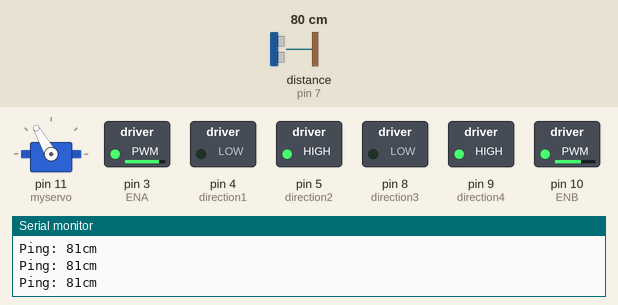
Bench run of a sketch on a simulated Arduino Uno, built with avr-gcc and run on an emulated ATmega328P. Parts: servo, switched loads named in the sketch (green lamp = pin HIGH), the last lines printed to the serial monitor. The inputs (shaded band) are chosen by the test bench; at power-on: distance to the obstacle (sensor on pin 7) 80 cm. The echo pulse lasts 58.3 µs per cm.

Above: at 2.53 s.
2.8 s: distance to the obstacle (sensor on pin 7) set to 27 cm
5.8 s: distance to the obstacle (sensor on pin 7) set to 22 cm
At 6.04 s:
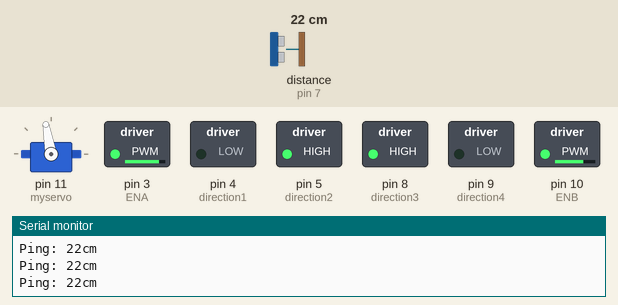
8.8 s: distance to the obstacle (sensor on pin 7) set to 2 cm
At 9.9 s:
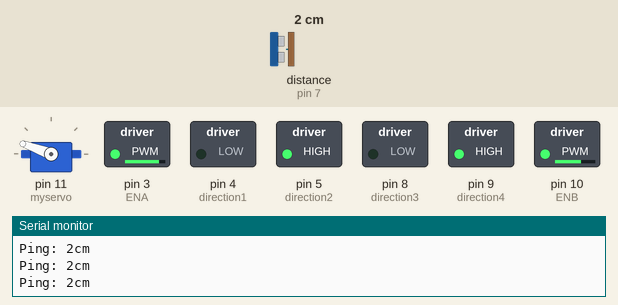
11.8 s: distance to the obstacle (sensor on pin 7) set to 9 cm
At 12.16 s:
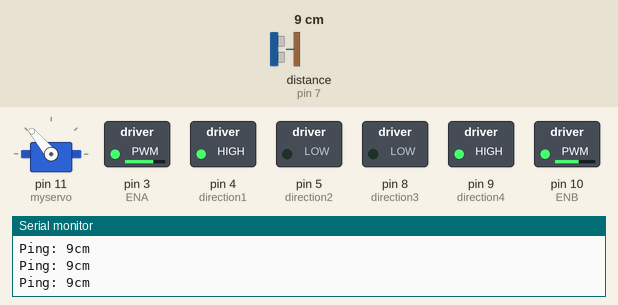
14.8 s: distance to the obstacle (sensor on pin 7) set to 18 cm
At 15.08 s:
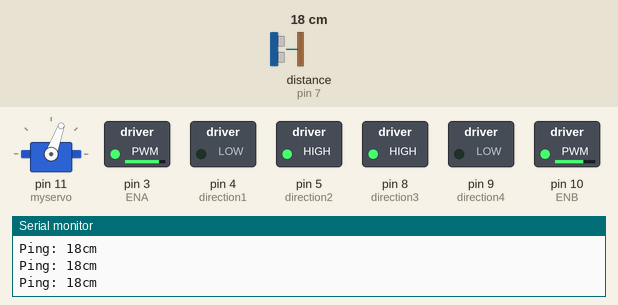
17.8 s: distance to the obstacle (sensor on pin 7) set to 35 cm
At 18.56 s:
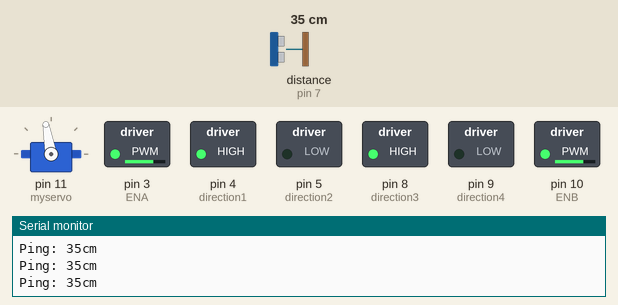
Timing chart, 0 to 31.8 s (numbered marks = the images above; inputs shaded):
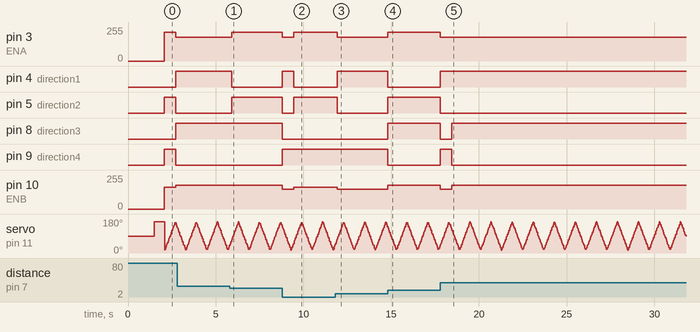

The sketch:

vxd_code_v2.0.ino
```cpp
#include <NewPing.h>  //library for the SR04 ultrasonic sensor

#include <Servo.h>    //servo library, SR04 is mounted on this servo


Servo myservo;


#define TRIGGER_PIN  6  //using analog pins as digital for SR04 sensor

#define ECHO_PIN     7  //because I just happened to plug them in here

#define MAX_DISTANCE 200


NewPing sonar(TRIGGER_PIN, ECHO_PIN, MAX_DISTANCE);


#define runEvery(t) for (static typeof(t) _lasttime;(typeof(t))((typeof(t))millis() - _lasttime) > (t);_lasttime += (t))


const int ENA = 3;        //enable motor 1 = pin 1 of L293D

const int direction1 = 4;//direcion motor 1 = pin 2 of L293D

const int direction2 = 5;

const int ENB = 10;        //enable motor 2 = pin 9 of L293D

const int direction3 = 8; //direction motor 2 = pin 15 of L293D

const int direction4 = 9;


int uS;                  //value of SR04 ultrasonic sensor

int distance;            //distance in cm of ultrasonic sensor

int pos = 90;            //start position of servo = 90

int servoDirection = 0;  // sweeping left or right

int robotDirection = 0;  //0 = forward, 1 = backward, 2 = left, 3 = right

int lastRobotDirection;  //last direction of the robot

int distanceCenter;

int distanceLeft;

int distanceRight;

int servoDelay = 20; //with this parameter you can change the sweep speed of the servo

const int speedLeft = 180; //there seems to be a bit of a difference between these cheap motors <img draggable="false" class="emoji" alt="🙁" src="https://s.w.org/images/core/emoji/2/svg/1f641.svg">

const int speedRight = 180; //this motor needs a bit more voltage to keep up with the other

long previousMillis = 0;

const int interval = 650; //interval to switch between the robotDirection, this value will determine

//how long the robot will turn left/right when it detects an obstacle


void setup() {

  pinMode(ENA, OUTPUT);

  pinMode(direction1, OUTPUT);

  pinMode(direction2, OUTPUT);

  pinMode(ENB, OUTPUT);

  pinMode(direction3, OUTPUT);

  pinMode(direction4, OUTPUT);

  analogWrite(ENA, 0);

  analogWrite(ENB, 0);


  Serial.begin(9600); //to use the serial monitor

  myservo.attach(11); //servo on pin 8

  myservo.write(pos); //center servo

  delay(1500); // delay so we have some time to put the robot on the floor

}


void loop() {


  sweepServo(); //function to sweep the servo

  getDistance();  //function to get the distance from the ultrasonic sensor

    if (pos >= 15 && pos <= 45)

  {

    distanceRight = distance;  //servo is to the right so measured distance = distanceRight

  }

  if (pos >= 135 && pos <= 165)

  {

    distanceLeft = distance; //servo is to the left so measured distance = distanceLeft

  }

  if (pos > 70 && pos < 110)

  {

    distanceCenter = distance; //servo is centred so measured distance = distanceCenter

  }

  if (distanceCenter >= 25)    // coast is clear, full power forward

  {

    robotDirection = 0;        //move forward

  }

  else   //obstacle detected, turn left or right?

  {

    if (distanceLeft > distanceRight)

    {

      robotDirection = 2; //turn left

    }

    if (distanceLeft < distanceRight)

    {

      robotDirection = 3; //turn right

    }

    if (distanceLeft <= 5 && distanceCenter <= 5 || distanceRight <= 5 && distanceCenter <= 5)

    {

      robotDirection = 1;  // we are stuck, lets try and backup

    }

  }

  unsigned long currentMillis = millis();  //set a timer

  if(robotDirection == 0 && robotDirection == lastRobotDirection)

  {

    forward();

    lastRobotDirection = robotDirection;

  }

  if(robotDirection == 0 && robotDirection != lastRobotDirection && currentMillis - previousMillis > interval )

  {

    forward();
    lastRobotDirection = robotDirection;

    previousMillis = currentMillis;

  }

  if(robotDirection == 1 && robotDirection == lastRobotDirection)

  {

    backward();

    lastRobotDirection = robotDirection;

  }

  if(robotDirection == 1 && robotDirection != lastRobotDirection && currentMillis - previousMillis > interval )

  {

    backward();

    lastRobotDirection = robotDirection;

    previousMillis = currentMillis;

  }

  if(robotDirection == 2 && robotDirection == lastRobotDirection)

  {

    left();

    lastRobotDirection = robotDirection;

  }

  if(robotDirection == 2 && robotDirection != lastRobotDirection && currentMillis - previousMillis > interval )

  {

    left();

    lastRobotDirection = robotDirection;

    previousMillis = currentMillis;

  }

  if(robotDirection == 3 && robotDirection == lastRobotDirection)

  {

    right();

    lastRobotDirection = robotDirection;

  }

  if(robotDirection == 3 && robotDirection != lastRobotDirection && currentMillis - previousMillis > interval )

  {

    right();

    lastRobotDirection = robotDirection;

    previousMillis = currentMillis;

  }

}


void forward()

{

  digitalWrite(direction1, HIGH);

  digitalWrite(direction2, LOW);

  digitalWrite(direction3, HIGH);

  digitalWrite(direction4, LOW);

  analogWrite(ENA, speedLeft);

  analogWrite(ENB, speedRight);

}

void stop()

{

  digitalWrite(direction1, LOW);

  digitalWrite(direction1, LOW);

  digitalWrite(direction2, LOW);

  digitalWrite(direction1, LOW);

  analogWrite(ENA, 0);

  analogWrite(ENB, 0);


}

void backward()

{
  digitalWrite(direction1, LOW);

   digitalWrite(direction2, HIGH);

  digitalWrite(direction3, LOW);

    digitalWrite(direction4, HIGH);

  analogWrite(ENA, speedLeft+35);

  analogWrite(ENB, speedRight-15);

}

void left()

{

  digitalWrite(direction1, LOW);

  digitalWrite(direction2, HIGH);

  digitalWrite(direction3, HIGH);

    digitalWrite(direction4, LOW);

  analogWrite(ENA, speedLeft+35);

  analogWrite(ENB, speedRight);


}


void right()

{

  digitalWrite(direction1, HIGH);

  digitalWrite(direction2, LOW);

  digitalWrite(direction3, LOW);

   digitalWrite(direction4, HIGH);

  analogWrite(ENA, speedLeft);

  analogWrite(ENB, speedRight-30);


}

void getDistance()

{

  runEvery(40)   //loop for ultrasonic measurement

  {

    uS = sonar.ping();

    distance = uS / US_ROUNDTRIP_CM;

    if (uS == NO_ECHO) // if the sensor did not get a ping

    {

      distance = MAX_DISTANCE;      //so the distance must be bigger then the max vaulue of the sensor

    }

    Serial.print("Ping: "); //to check distance on the serial monitor

    Serial.print(distance);

    Serial.println("cm");

  }

}


void sweepServo()
{

  runEvery(servoDelay)  //this loop determines the servo position

  {

    if(pos < 165 && servoDirection == 0)    // 165 = servo to the left

    {

      pos = pos + 5;                        // +1 was to slow

    }

    if(pos > 15 && servoDirection == 1)     // 15 = servo to the right

    {

      pos = pos - 5;

    }

  }

  if (pos == 165 )

  {

    servoDirection = 1;  //changes the direction

  }

  if (pos == 15 )

  {

    servoDirection = 0;  //changes the direction

  }

  myservo.write(pos);  //move that servo!

}
```

Measured:
- the behaviour switches between 25 and 24 cm on distance to the obstacle (sensor on pin 7) (found by bisection; images 0 and 1)
- after the input at 5.8 s, pin 3 (ENA): 180/255 → 215/255 after 0.12 s; pin 4 (direction1): HIGH → LOW after 0.12 s; pin 5 (direction2): LOW → HIGH after 0.12 s
- after the input at 8.8 s, pin 3 (ENA): 215/255 → 180/255 at once, → 215/255 0.65 s later; pin 4 (direction1): LOW → HIGH at once, → LOW 0.65 s later; pin 5 (direction2): HIGH → LOW at once, → HIGH 0.65 s later; pin 8 (direction3): HIGH → LOW at once; pin 9 (direction4): LOW → HIGH at once
- after the input at 11.8 s, pin 3 (ENA): 215/255 → 180/255 after 0.12 s; pin 4 (direction1): LOW → HIGH after 0.12 s; pin 5 (direction2): HIGH → LOW after 0.12 s; pin 10 (ENB): 165/255 → 150/255 after 0.12 s
- after the input at 14.8 s, pin 3 (ENA): 180/255 → 215/255 at once; pin 4 (direction1), pin 9 (direction4): HIGH → LOW at once; pin 5 (direction2), pin 8 (direction3): LOW → HIGH at once; pin 10 (ENB): 150/255 → 180/255 at once
- after the input at 17.8 s, pin 3 (ENA): 215/255 → 180/255 at once; pin 4 (direction1): LOW → HIGH at once; pin 5 (direction2): HIGH → LOW at once; pin 8 (direction3): HIGH → LOW at once, → HIGH 0.65 s later; pin 9 (direction4): LOW → HIGH at once, → LOW 0.65 s later
